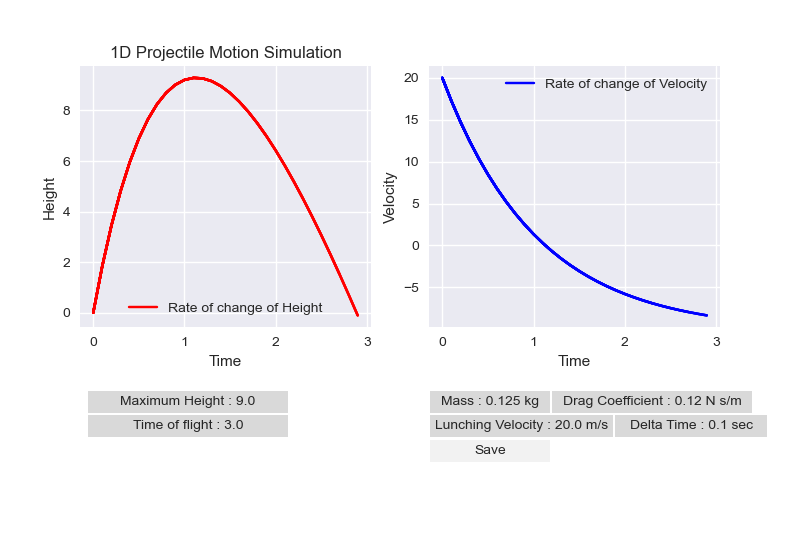

Here is the Python script that generated this plot:
import numpy as np
import matplotlib.pyplot as plt
from matplotlib.animation import FuncAnimation
from matplotlib.widgets import Button
from scipy.integrate import odeint
#from tkinter import *
import matplotlib

plt.style.use('seaborn')

Mass = float(input('Enter  mass of the particle : '))  # kg
Drag_Coefficient = float(input('Enter Drag Coefficient : ')) # N sec/m
Acceleration_Due_to_Gravity = 9.81  # m/s^2

# Initial Conditions
Lunching_Velocity = float(input('Enter lunching velocity of the particle : '))  # m/s
Init_Height = 0  # m
Initial_Conditions = [Init_Height, Lunching_Velocity]
# print(Initial_Conditions)

dt = float(input('Enter Delta T (0.5 to 0.01 recomended): '))
tMax = (Lunching_Velocity)/4+dt
time = np.arange(0, tMax, dt)  # sec
# print(time)

def diffn_eqn(Parameter, t, Mass, Drag_Coefficient, Acceleration_Due_to_Gravity):
    Height = Parameter[0]
    Velocity = Parameter[1]
    dhdt = Velocity
    d2hdt2 = -Acceleration_Due_to_Gravity-(Drag_Coefficient/Mass)*Velocity
    Solution = [[],[]]
    Solution[0] = dhdt
    Solution[1] = d2hdt2
    return Solution


Height_of_Partical = [Init_Height]   # m
Velocity_of_Partical = [Lunching_Velocity]   # m/s
Time = [time[0]]


for i in range(len(time)):
    if not Height_of_Partical[i]<0:
        tSteps = [time[i], time[i+1]]
        Soln_for_H_and_V = odeint(diffn_eqn, Initial_Conditions, tSteps, (Mass, Drag_Coefficient, Acceleration_Due_to_Gravity))
        Initial_Conditions = Soln_for_H_and_V[1,:]
        Height_of_Partical.append(Initial_Conditions[0])
        Velocity_of_Partical.append(Initial_Conditions[1])
        Time.append(tSteps[1])
        # print(len(Height_of_Partical),"    ",len(Time), "    ",len(Velocity_of_Partical))
    else:
        break
# print(Height_of_Partical)

Ground = np.zeros(len(Height_of_Partical))

fig, (axH, axV) = plt.subplots(nrows= 1, ncols= 2, sharex= False)
plt.subplots_adjust(left = 0.1, bottom = 0.405)
axH.set_title('1D Projectile Motion Simulation')
#plt.tight_layout()
axV.set_xlabel('Time')
axH.set_xlabel('Time')
axH.set_ylabel('Height')
axV.set_ylabel('Velocity')

H = axH.plot(Time[0],Height_of_Partical[0], 'r', label = 'Rate of change of Height')
V = axV.plot(Time[0],Velocity_of_Partical[0], 'b', label = 'Rate of change of Velocity')

axH.legend()
axV.legend()

dataSkip = int(len(Time)//10)+1
# print(dataSkip)

def Refresh_H_and_V(i):
    H = axH.plot(Time[0:i+dataSkip],Height_of_Partical[0:i+dataSkip], 'r')
    V = axV.plot(Time[0:i+dataSkip],Velocity_of_Partical[0:i+dataSkip], 'b')
    
    return H, V

animate_H_and_V = FuncAnimation(fig, Refresh_H_and_V, repeat = False, frames = np.arange(0, (len(Time)+10), dataSkip), interval = 100)

Hmax = "Maximum Height : " + str(np.round(np.max(Height_of_Partical)))
T_of_Flight = "Time of flight : " + str(np.round(Time[-1]))

Hmax_config = plt.axes([0.11, 0.25, 0.25, 0.04])
Hmax_label = matplotlib.widgets.Button(ax= Hmax_config, label = Hmax)

T_of_Flight_config = plt.axes([0.11, 0.205, 0.25, 0.04])
T_of_Flight_label = matplotlib.widgets.Button(ax= T_of_Flight_config, label = T_of_Flight)

Mass_leb = 'Mass : ' + str(Mass) + ' kg'
Drag_leb = 'Drag Coefficient : ' + str(Drag_Coefficient) + ' N s/m'
Lunch_Velocity_leb = 'Lunching Velocity : ' + str(Lunching_Velocity) + ' m/s'
Delta_T_leb =  'Delta Time : ' + str(dt) + ' sec'

Mass_config = plt.axes([0.538, 0.25, 0.15, 0.04])
Mass_Button = matplotlib.widgets.Button(ax= Mass_config, label = Mass_leb)

Drag_Coefficient_config = plt.axes([0.69, 0.25, 0.25, 0.04])
Drag_Coefficient_Button = matplotlib.widgets.Button(ax= Drag_Coefficient_config, label = Drag_leb)

Lunching_Velocity_config = plt.axes([0.538, 0.205, 0.228, 0.04])
Lunching_Velocity_Button = matplotlib.widgets.Button(ax= Lunching_Velocity_config, label = Lunch_Velocity_leb)

Delta_T_config = plt.axes([0.769, 0.205, 0.19, 0.04])
Delta_T_Button = matplotlib.widgets.Button(ax= Delta_T_config, label = Delta_T_leb)

Save_config = plt.axes([0.538, 0.16, 0.15, 0.04])
Save_Button = matplotlib.widgets.Button(ax= Save_config, label = 'Save')

def save(event):
    fig.savefig('1D.png')
    print('Saved')

Save_Button.on_clicked(save)   

# def PopUp(Title):
#     PopUp = Tk()
#     PopUp.title(Title)

#     disp = Entry(PopUp,)
#     disp.pack()

#PopUp('Set')
plt.show()
